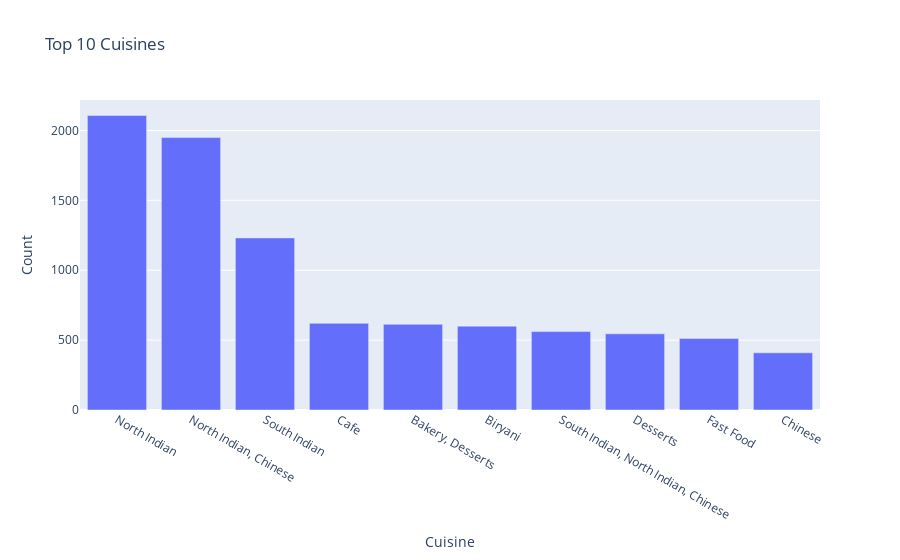

Here is the notebook cell this chart was saved with:
### Markdown cell above
# Popular cuisines in Bangalore

### Code cell
# Get the top 10 cuisines by count
top_cuisines = df.cuisines.value_counts().sort_values(ascending=False).head(10)

# Create a bar chart using Plotly Express
fig = px.bar(
    x=top_cuisines.index,  # Cuisine names
    y=top_cuisines.values,  # Count values
    labels={'x': 'Cuisine', 'y': 'Count'},
    title='Top 10 Cuisines'
)

# Display the figure
fig.show()

### Figure 1 — Plotly figure (JSON) as saved in the notebook; plotly's stock layout.template omitted (floating-point values rounded to 4 significant figures)
{"data": [{"hovertemplate": "Cuisine=%{x}<br>Count=%{y}<extra></extra>", "legendgroup": "", "marker": {"color": "#636efa", "pattern": {"shape": ""}}, "name": "", "orientation": "v", "showlegend": false, "textposition": "auto", "type": "bar", "x": ["North Indian", "North Indian, Chinese", "South Indian", "Cafe", "Bakery, Desserts", "Biryani", "South Indian, North Indian, Chinese", "Desserts", "Fast Food", "Chinese"], "xaxis": "x", "y": [2107, 1949, 1231, 620, 613, 600, 561, 545, 512, 409], "yaxis": "y"}], "layout": {"barmode": "relative", "legend": {"tracegroupgap": 0}, "title": {"text": "Top 10 Cuisines"}, "xaxis": {"anchor": "y", "domain": [0, 1], "title": {"text": "Cuisine"}}, "yaxis": {"anchor": "x", "domain": [0, 1], "title": {"text": "Count"}}}}
